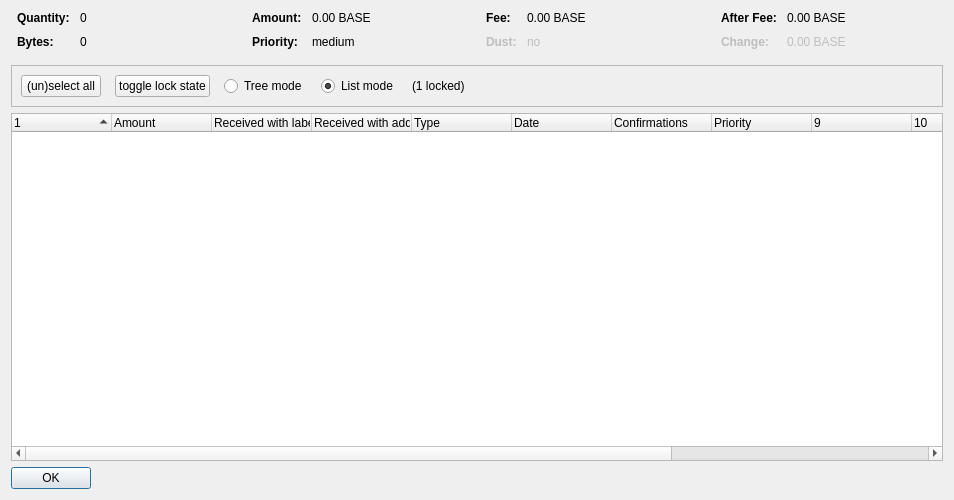
<?xml version="1.0" encoding="UTF-8"?>
<ui version="4.0">
 <class>CoinControlDialog</class>
 <widget class="QDialog" name="CoinControlDialog">
  <property name="geometry">
   <rect>
    <x>0</x>
    <y>0</y>
    <width>954</width>
    <height>500</height>
   </rect>
  </property>
  <property name="windowTitle">
   <string>Coin Selection</string>
  </property>
  <layout class="QVBoxLayout" name="verticalLayout">
   <item>
    <layout class="QHBoxLayout" name="horizontalLayoutTop" stretch="0,0,0,0">
     <property name="topMargin">
      <number>0</number>
     </property>
     <property name="bottomMargin">
      <number>10</number>
     </property>
     <item>
      <layout class="QFormLayout" name="formLayoutCoinControl1">
       <property name="horizontalSpacing">
        <number>10</number>
       </property>
       <property name="verticalSpacing">
        <number>10</number>
       </property>
       <property name="leftMargin">
        <number>6</number>
       </property>
       <property name="rightMargin">
        <number>6</number>
       </property>
       <item row="0" column="0">
        <widget class="QLabel" name="labelCoinControlQuantityText">
         <property name="font">
          <font>
           <weight>75</weight>
           <bold>true</bold>
          </font>
         </property>
         <property name="text">
          <string>Quantity:</string>
         </property>
        </widget>
       </item>
       <item row="0" column="1">
        <widget class="QLabel" name="labelCoinControlQuantity">
         <property name="cursor">
          <cursorShape>IBeamCursor</cursorShape>
         </property>
         <property name="contextMenuPolicy">
          <enum>Qt::ActionsContextMenu</enum>
         </property>
         <property name="text">
          <string notr="true">0</string>
         </property>
         <property name="textInteractionFlags">
          <set>Qt::LinksAccessibleByMouse|Qt::TextSelectableByKeyboard|Qt::TextSelectableByMouse</set>
         </property>
        </widget>
       </item>
       <item row="1" column="0">
        <widget class="QLabel" name="labelCoinControlBytesText">
         <property name="font">
          <font>
           <weight>75</weight>
           <bold>true</bold>
          </font>
         </property>
         <property name="text">
          <string>Bytes:</string>
         </property>
        </widget>
       </item>
       <item row="1" column="1">
        <widget class="QLabel" name="labelCoinControlBytes">
         <property name="cursor">
          <cursorShape>IBeamCursor</cursorShape>
         </property>
         <property name="contextMenuPolicy">
          <enum>Qt::ActionsContextMenu</enum>
         </property>
         <property name="text">
          <string notr="true">0</string>
         </property>
         <property name="textInteractionFlags">
          <set>Qt::LinksAccessibleByMouse|Qt::TextSelectableByKeyboard|Qt::TextSelectableByMouse</set>
         </property>
        </widget>
       </item>
      </layout>
     </item>
     <item>
      <layout class="QFormLayout" name="formLayoutCoinControl2">
       <property name="horizontalSpacing">
        <number>10</number>
       </property>
       <property name="verticalSpacing">
        <number>10</number>
       </property>
       <property name="leftMargin">
        <number>6</number>
       </property>
       <property name="rightMargin">
        <number>6</number>
       </property>
       <item row="0" column="0">
        <widget class="QLabel" name="labelCoinControlAmountText">
         <property name="font">
          <font>
           <weight>75</weight>
           <bold>true</bold>
          </font>
         </property>
         <property name="text">
          <string>Amount:</string>
         </property>
        </widget>
       </item>
       <item row="0" column="1">
        <widget class="QLabel" name="labelCoinControlAmount">
         <property name="cursor">
          <cursorShape>IBeamCursor</cursorShape>
         </property>
         <property name="contextMenuPolicy">
          <enum>Qt::ActionsContextMenu</enum>
         </property>
         <property name="text">
          <string notr="true">0.00 BASE</string>
         </property>
         <property name="textInteractionFlags">
          <set>Qt::LinksAccessibleByMouse|Qt::TextSelectableByKeyboard|Qt::TextSelectableByMouse</set>
         </property>
        </widget>
       </item>
       <item row="1" column="0">
        <widget class="QLabel" name="labelCoinControlPriorityText">
         <property name="font">
          <font>
           <weight>75</weight>
           <bold>true</bold>
          </font>
         </property>
         <property name="text">
          <string>Priority:</string>
         </property>
        </widget>
       </item>
       <item row="1" column="1">
        <widget class="QLabel" name="labelCoinControlPriority">
         <property name="cursor">
          <cursorShape>IBeamCursor</cursorShape>
         </property>
         <property name="contextMenuPolicy">
          <enum>Qt::ActionsContextMenu</enum>
         </property>
         <property name="text">
          <string>medium</string>
         </property>
         <property name="textInteractionFlags">
          <set>Qt::LinksAccessibleByMouse|Qt::TextSelectableByKeyboard|Qt::TextSelectableByMouse</set>
         </property>
        </widget>
       </item>
      </layout>
     </item>
     <item>
      <layout class="QFormLayout" name="formLayoutCoinControl3">
       <property name="horizontalSpacing">
        <number>10</number>
       </property>
       <property name="verticalSpacing">
        <number>10</number>
       </property>
       <property name="leftMargin">
        <number>6</number>
       </property>
       <property name="rightMargin">
        <number>6</number>
       </property>
       <item row="0" column="0">
        <widget class="QLabel" name="labelCoinControlFeeText">
         <property name="font">
          <font>
           <weight>75</weight>
           <bold>true</bold>
          </font>
         </property>
         <property name="text">
          <string>Fee:</string>
         </property>
        </widget>
       </item>
       <item row="0" column="1">
        <widget class="QLabel" name="labelCoinControlFee">
         <property name="cursor">
          <cursorShape>IBeamCursor</cursorShape>
         </property>
         <property name="contextMenuPolicy">
          <enum>Qt::ActionsContextMenu</enum>
         </property>
         <property name="text">
          <string notr="true">0.00 BASE</string>
         </property>
         <property name="textInteractionFlags">
          <set>Qt::LinksAccessibleByMouse|Qt::TextSelectableByKeyboard|Qt::TextSelectableByMouse</set>
         </property>
        </widget>
       </item>
       <item row="1" column="0">
        <widget class="QLabel" name="labelCoinControlLowOutputText">
         <property name="enabled">
          <bool>false</bool>
         </property>
         <property name="font">
          <font>
           <weight>75</weight>
           <bold>true</bold>
          </font>
         </property>
         <property name="text">
          <string>Dust:</string>
         </property>
        </widget>
       </item>
       <item row="1" column="1">
        <widget class="QLabel" name="labelCoinControlLowOutput">
         <property name="enabled">
          <bool>false</bool>
         </property>
         <property name="cursor">
          <cursorShape>IBeamCursor</cursorShape>
         </property>
         <property name="contextMenuPolicy">
          <enum>Qt::ActionsContextMenu</enum>
         </property>
         <property name="text">
          <string>no</string>
         </property>
         <property name="textInteractionFlags">
          <set>Qt::LinksAccessibleByMouse|Qt::TextSelectableByKeyboard|Qt::TextSelectableByMouse</set>
         </property>
        </widget>
       </item>
      </layout>
     </item>
     <item>
      <layout class="QFormLayout" name="formLayoutCoinControl4">
       <property name="horizontalSpacing">
        <number>10</number>
       </property>
       <property name="verticalSpacing">
        <number>10</number>
       </property>
       <property name="leftMargin">
        <number>6</number>
       </property>
       <property name="rightMargin">
        <number>6</number>
       </property>
       <item row="0" column="0">
        <widget class="QLabel" name="labelCoinControlAfterFeeText">
         <property name="font">
          <font>
           <weight>75</weight>
           <bold>true</bold>
          </font>
         </property>
         <property name="text">
          <string>After Fee:</string>
         </property>
        </widget>
       </item>
       <item row="0" column="1">
        <widget class="QLabel" name="labelCoinControlAfterFee">
         <property name="cursor">
          <cursorShape>IBeamCursor</cursorShape>
         </property>
         <property name="contextMenuPolicy">
          <enum>Qt::ActionsContextMenu</enum>
         </property>
         <property name="text">
          <string notr="true">0.00 BASE</string>
         </property>
         <property name="textInteractionFlags">
          <set>Qt::LinksAccessibleByMouse|Qt::TextSelectableByKeyboard|Qt::TextSelectableByMouse</set>
         </property>
        </widget>
       </item>
       <item row="1" column="0">
        <widget class="QLabel" name="labelCoinControlChangeText">
         <property name="enabled">
          <bool>false</bool>
         </property>
         <property name="font">
          <font>
           <weight>75</weight>
           <bold>true</bold>
          </font>
         </property>
         <property name="text">
          <string>Change:</string>
         </property>
        </widget>
       </item>
       <item row="1" column="1">
        <widget class="QLabel" name="labelCoinControlChange">
         <property name="enabled">
          <bool>false</bool>
         </property>
         <property name="cursor">
          <cursorShape>IBeamCursor</cursorShape>
         </property>
         <property name="contextMenuPolicy">
          <enum>Qt::ActionsContextMenu</enum>
         </property>
         <property name="text">
          <string notr="true">0.00 BASE</string>
         </property>
         <property name="textInteractionFlags">
          <set>Qt::LinksAccessibleByMouse|Qt::TextSelectableByKeyboard|Qt::TextSelectableByMouse</set>
         </property>
        </widget>
       </item>
      </layout>
     </item>
    </layout>
   </item>
   <item>
    <widget class="QFrame" name="frame">
     <property name="minimumSize">
      <size>
       <width>0</width>
       <height>40</height>
      </size>
     </property>
     <property name="frameShape">
      <enum>QFrame::StyledPanel</enum>
     </property>
     <property name="frameShadow">
      <enum>QFrame::Sunken</enum>
     </property>
     <layout class="QHBoxLayout" name="horizontalLayout">
      <item>
       <layout class="QHBoxLayout" name="horizontalLayoutPanel" stretch="0,0,0,0,0,0">
        <property name="spacing">
         <number>14</number>
        </property>
        <item>
         <widget class="QPushButton" name="pushButtonSelectAll">
          <property name="sizePolicy">
           <sizepolicy hsizetype="Maximum" vsizetype="Fixed">
            <horstretch>0</horstretch>
            <verstretch>0</verstretch>
           </sizepolicy>
          </property>
          <property name="text">
           <string>(un)select all</string>
          </property>
          <property name="autoDefault">
           <bool>false</bool>
          </property>
         </widget>
        </item>
        <item>
         <widget class="QPushButton" name="pushButtonToggleLock">
          <property name="sizePolicy">
           <sizepolicy hsizetype="Maximum" vsizetype="Fixed">
            <horstretch>0</horstretch>
            <verstretch>0</verstretch>
           </sizepolicy>
          </property>
          <property name="text">
           <string>toggle lock state</string>
          </property>
          <property name="autoDefault">
           <bool>false</bool>
          </property>
         </widget>
        </item>
        <item>
         <widget class="QRadioButton" name="radioTreeMode">
          <property name="sizePolicy">
           <sizepolicy hsizetype="Maximum" vsizetype="Fixed">
            <horstretch>0</horstretch>
            <verstretch>0</verstretch>
           </sizepolicy>
          </property>
          <property name="text">
           <string>Tree mode</string>
          </property>
         </widget>
        </item>
        <item>
         <widget class="QRadioButton" name="radioListMode">
          <property name="sizePolicy">
           <sizepolicy hsizetype="Maximum" vsizetype="Fixed">
            <horstretch>0</horstretch>
            <verstretch>0</verstretch>
           </sizepolicy>
          </property>
          <property name="text">
           <string>List mode</string>
          </property>
          <property name="checked">
           <bool>true</bool>
          </property>
         </widget>
        </item>
        <item>
         <widget class="QLabel" name="labelLocked">
          <property name="text">
           <string>(1 locked)</string>
          </property>
         </widget>
        </item>
        <item>
         <spacer name="horizontalSpacer">
          <property name="orientation">
           <enum>Qt::Horizontal</enum>
          </property>
          <property name="sizeHint" stdset="0">
           <size>
            <width>40</width>
            <height>20</height>
           </size>
          </property>
         </spacer>
        </item>
       </layout>
      </item>
     </layout>
    </widget>
   </item>
   <item>
    <widget class="CoinControlTreeWidget" name="treeWidget">
     <property name="contextMenuPolicy">
      <enum>Qt::CustomContextMenu</enum>
     </property>
     <property name="sortingEnabled">
      <bool>false</bool>
     </property>
     <property name="columnCount">
      <number>13</number>
     </property>
     <attribute name="headerShowSortIndicator" stdset="0">
      <bool>true</bool>
     </attribute>
     <attribute name="headerStretchLastSection">
      <bool>false</bool>
     </attribute>
     <column>
      <property name="text">
       <string/>
      </property>
     </column>
     <column>
      <property name="text">
       <string>Amount</string>
      </property>
     </column>
     <column>
      <property name="text">
       <string>Received with label</string>
      </property>
     </column>
     <column>
      <property name="text">
       <string>Received with address</string>
      </property>
     </column>
     <column>
      <property name="text">
       <string>Type</string>
      </property>
     </column>
     <column>
      <property name="text">
       <string>Date</string>
      </property>
     </column>
     <column>
      <property name="text">
       <string>Confirmations</string>
      </property>
      <property name="toolTip">
       <string>Confirmed</string>
      </property>
     </column>
     <column>
      <property name="text">
       <string>Priority</string>
      </property>
     </column>
     <column>
      <property name="text">
       <string/>
      </property>
     </column>
     <column>
      <property name="text">
       <string/>
      </property>
     </column>
     <column>
      <property name="text">
       <string/>
      </property>
     </column>
     <column>
      <property name="text">
       <string/>
      </property>
     </column>
     <column>
      <property name="text">
       <string/>
      </property>
     </column>
    </widget>
   </item>
   <item>
    <widget class="QDialogButtonBox" name="buttonBox">
     <property name="sizePolicy">
      <sizepolicy hsizetype="Maximum" vsizetype="Fixed">
       <horstretch>0</horstretch>
       <verstretch>0</verstretch>
      </sizepolicy>
     </property>
     <property name="orientation">
      <enum>Qt::Horizontal</enum>
     </property>
     <property name="standardButtons">
      <set>QDialogButtonBox::Ok</set>
     </property>
    </widget>
   </item>
  </layout>
 </widget>
 <customwidgets>
  <customwidget>
   <class>CoinControlTreeWidget</class>
   <extends>QTreeWidget</extends>
   <header>coincontroltreewidget.h</header>
  </customwidget>
 </customwidgets>
 <resources/>
 <connections/>
</ui>
